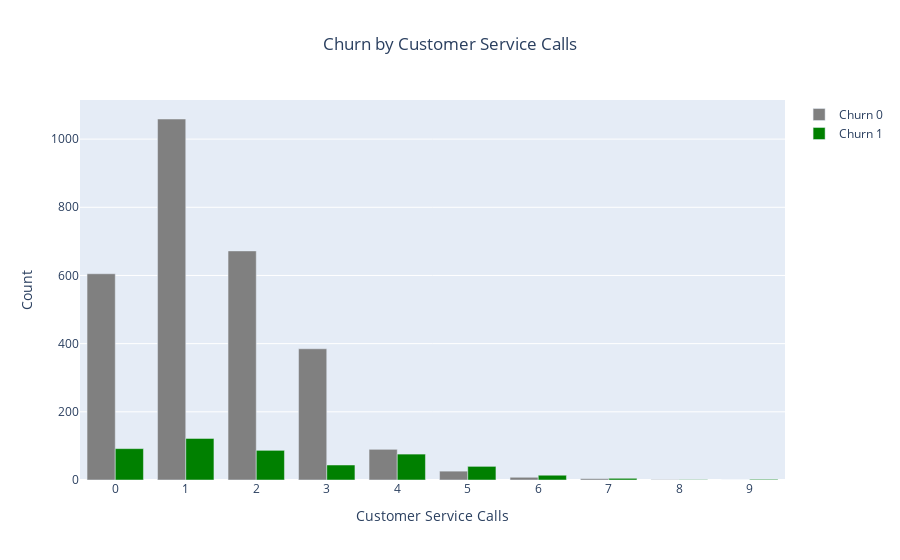

The cell this chart's notebook holds for it:
### Code cell
# Plot for CustServCalls
custserv_calls_churn = data.groupby(['CustServCalls', 'Churn']).size().unstack(fill_value=0)
fig = go.Figure()
fig.add_trace(go.Bar(x=custserv_calls_churn.index.astype(str), 
                     y=custserv_calls_churn[0], name='Churn 0', 
                     marker_color='grey'))
fig.add_trace(go.Bar(x=custserv_calls_churn.index.astype(str), 
                     y=custserv_calls_churn[1], name='Churn 1', 
                     marker_color='green'))
fig.update_layout(barmode='group', title='Churn by Customer Service Calls',title_x=0.5,
                   xaxis_title='Customer Service Calls', yaxis_title='Count')
fig.show()

### Figure 1 — Plotly figure (JSON) as saved in the notebook; plotly's stock layout.template omitted (floating-point values rounded to 4 significant figures)
{"data": [{"marker": {"color": "grey"}, "name": "Churn 0", "type": "bar", "x": ["0", "1", "2", "3", "4", "5", "6", "7", "8", "9"], "y": [605, 1059, 672, 385, 90, 26, 8, 4, 1, 0]}, {"marker": {"color": "green"}, "name": "Churn 1", "type": "bar", "x": ["0", "1", "2", "3", "4", "5", "6", "7", "8", "9"], "y": [92, 122, 87, 44, 76, 40, 14, 5, 1, 2]}], "layout": {"barmode": "group", "title": {"text": "Churn by Customer Service Calls", "x": 0.5}, "xaxis": {"title": {"text": "Customer Service Calls"}}, "yaxis": {"title": {"text": "Count"}}}}
